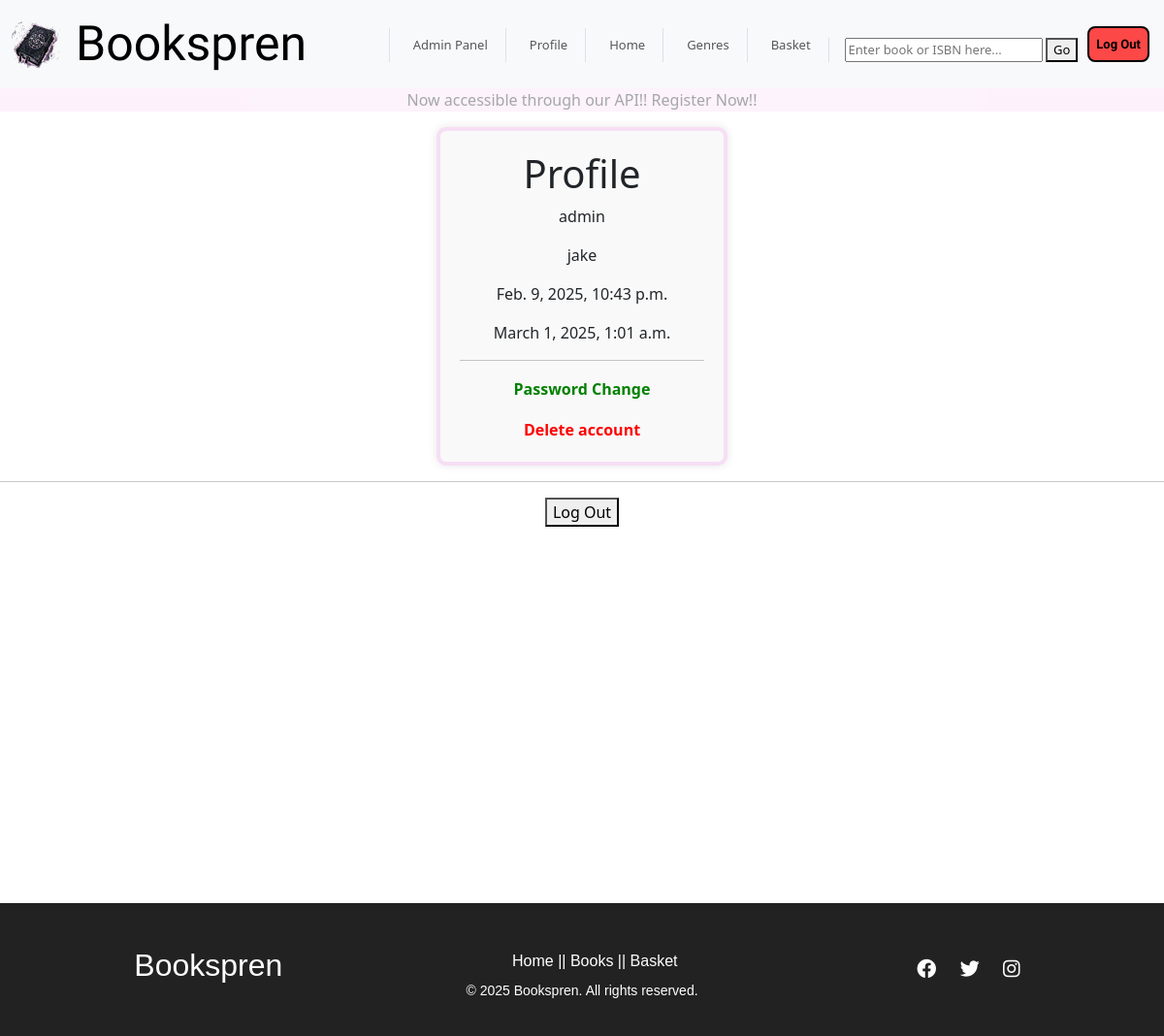
The app's page /myaccounts/profile_page/ (signed in), older data.
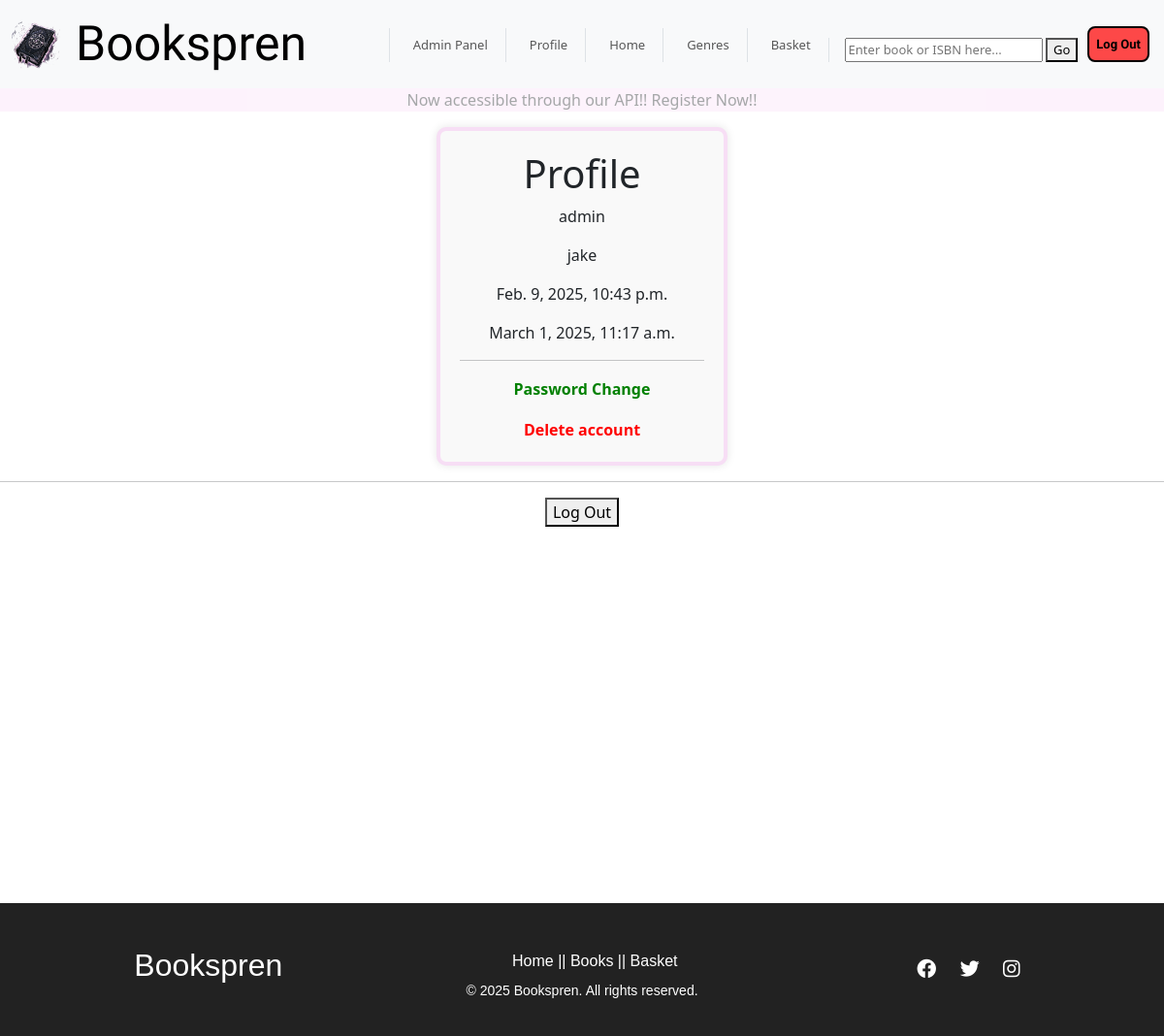
The same page, newer data.
### apps/accounts/models.py (models this page shows, shortened)
class CustomUser(AbstractUser):
    pass

### apps/accounts/views.py (the view)
# urls.py: path("profile_page/", views.profile_page_view, name="profile"),
@login_required
def profile_page_view(request):
    if request.method == "POST":
        user = request.user
        user.delete()  # Deletes the user from the database
        logout(request)  # Logs the user out after deletion
        messages.success(request, "Your account has been deleted.")
        return redirect("home")  # Redirect to the homepage or another page
    return render(request, 'profile_page.html')

### apps/accounts/templates/profile_page.html (shortened to what this page needs)
{% extends 'base.html' %}
{% load static %}
{% block content %}
<div class="login-div">
    <div class="login-card">
        <h1>Profile</h1>
        <p>{{ user.username }}</p>
        <p>{{ user.first_name }}</p>
        <p>{{ user.date_joined }}</p>
        <p>{{ user.last_login }}</p>
        <hr>
        <button class="profile-change-button"><a href="{% url 'password_change' %}">Password Change</a></p>
        <form action ={% url 'profile'%} method="post">
            <button class="profile-delete-button" type="submit">Delete account</button>
        </form>
    </div>
<hr>
    <form action="{% url 'logout' %}" method="post">
        <button class="button" type="submit">Log Out</button>
      </form>
</div>
{% endblock %}

Row changes from the older to the newer data that the page shows:
changed CustomUser "admin": last_login "March 1, 2025, 1:01 a.m." → "March 1, 2025, 11:17 a.m."
